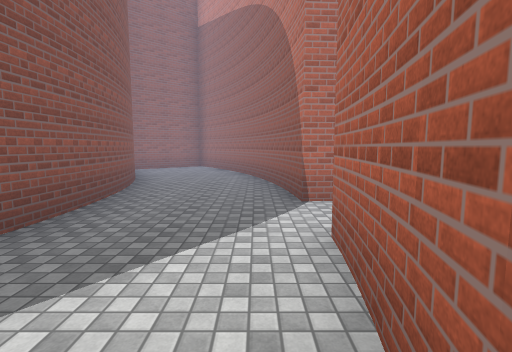
[1] (above)

24 first-person views from a walk through a 3-D level made in the Unity game engine. The camera is 1.5 m above the floor, tilts 6° down and sees 85° across. The floor is counted in squares, 2 m on a side. Each view is taken from the middle of a square. On the plan, view 1 faces up. The plan holds only what a view shows up to about 10 squares ahead; the rest is blank. The place goes on beyond the plan. The player is left out. Surface patterns are stand-ins for the level's own textures.

[2]
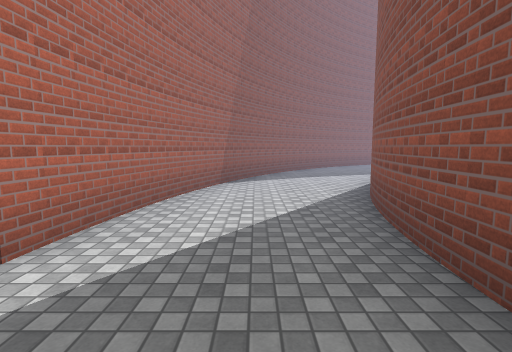

[3]
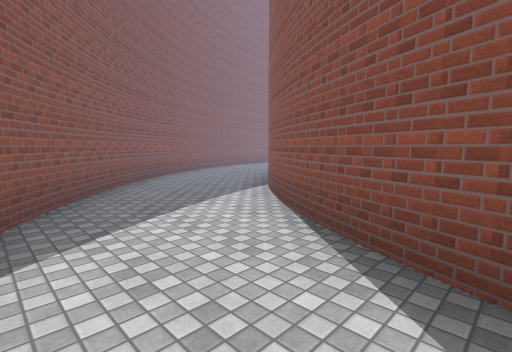

[4]
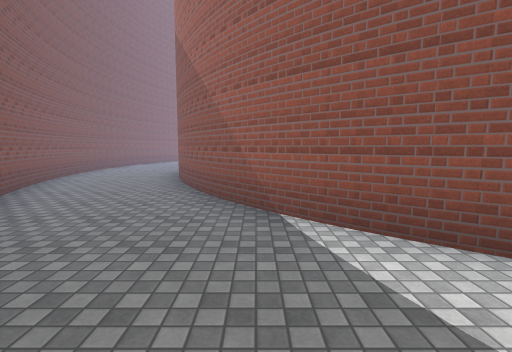

[5]
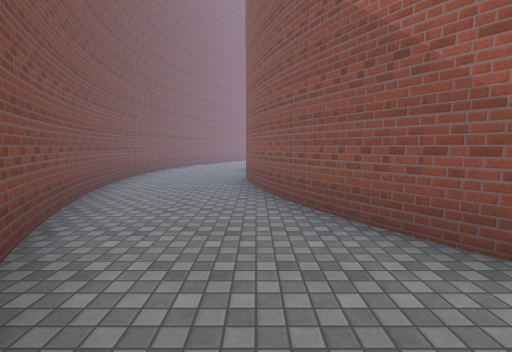

[6]
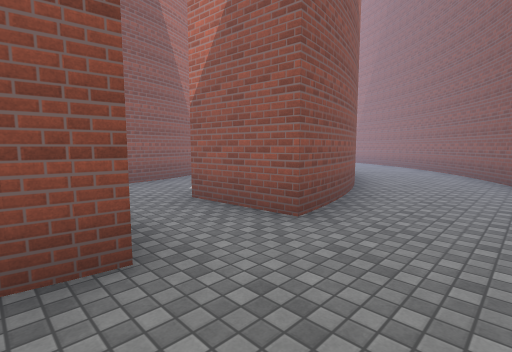

[7]
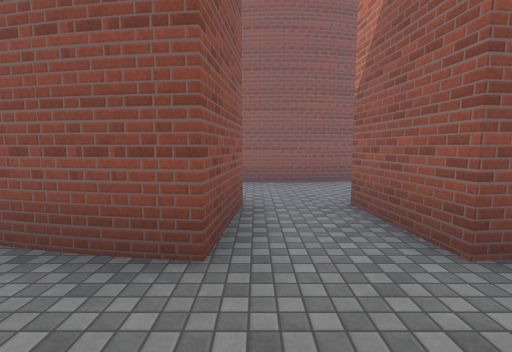

[8]
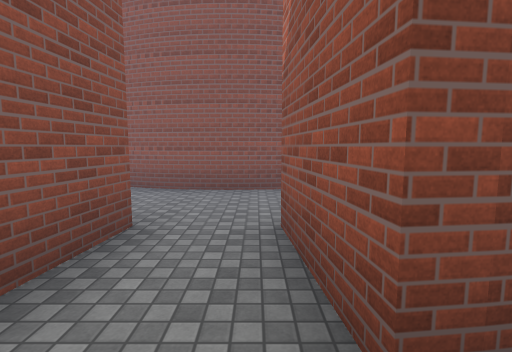

[9]
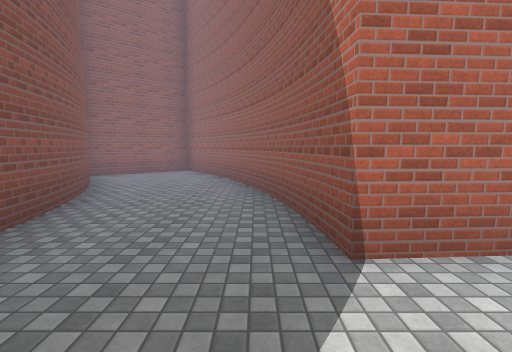

[10]
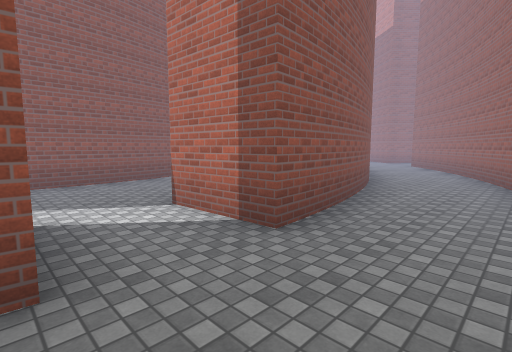

[11]
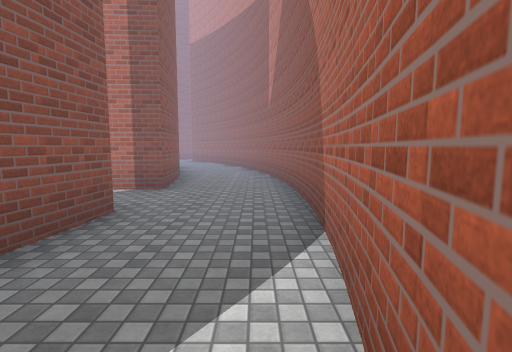

[12]
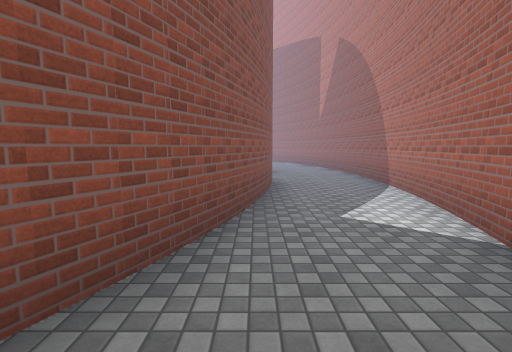

[13]
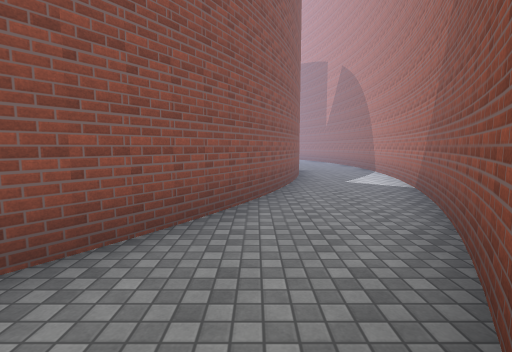

[14]
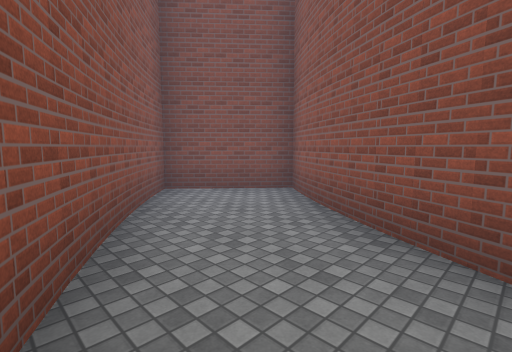

[15]
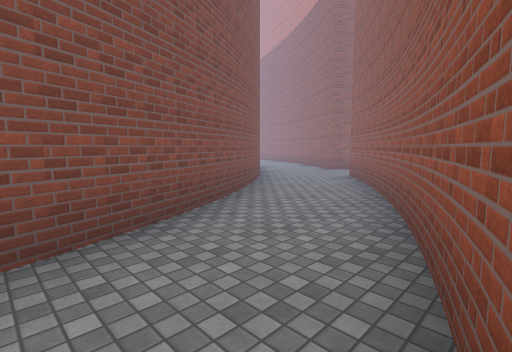

[16]
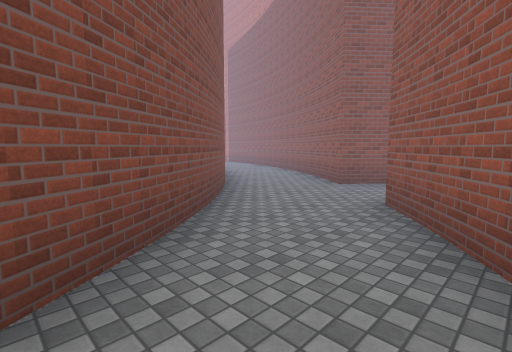

[17]
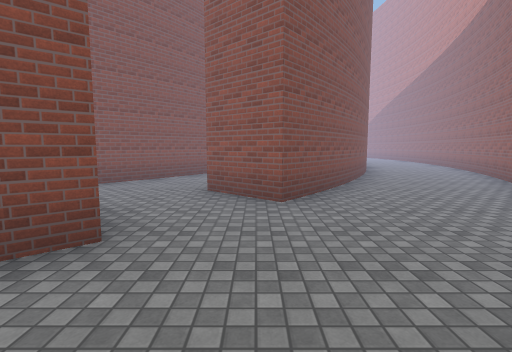

[18]
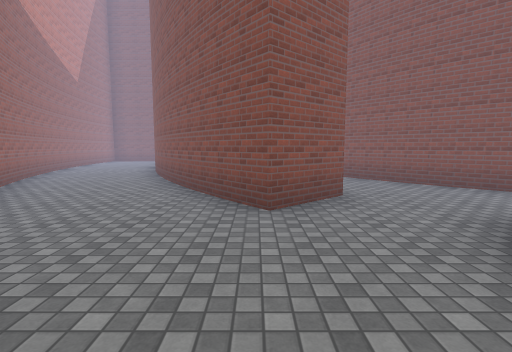

[19]
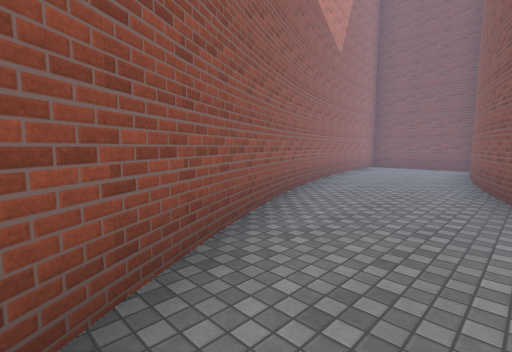

[20]
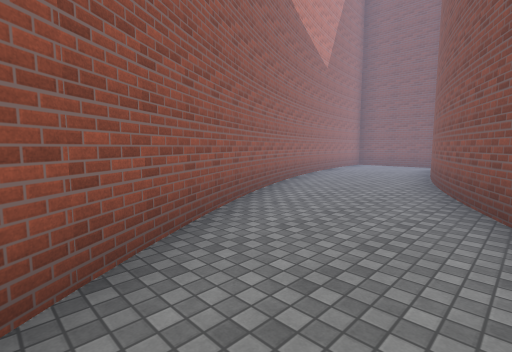

[21]
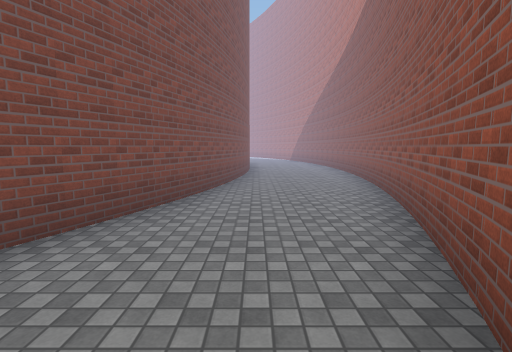

[22]
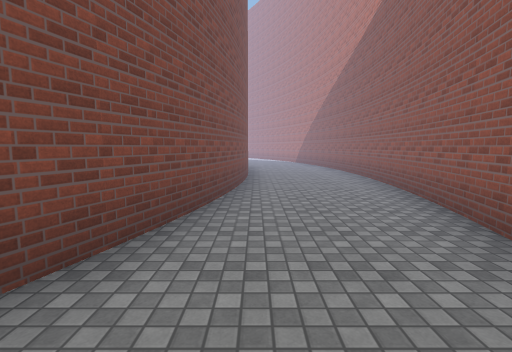

[23]
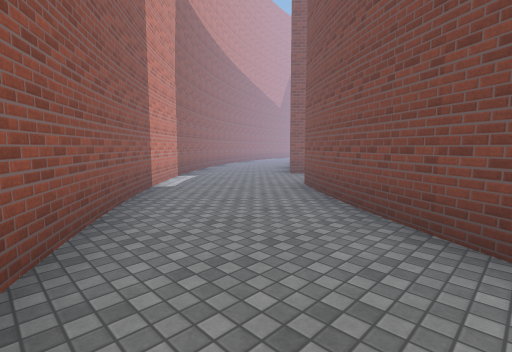

[24]
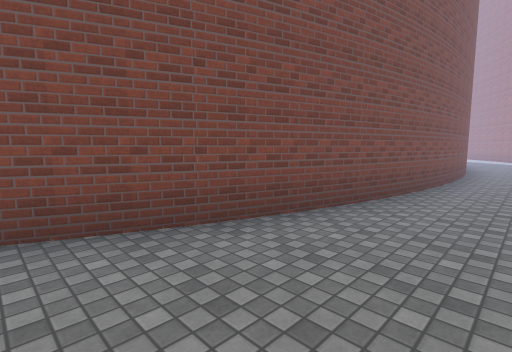

### Floor plan
Key: @ floor where view 1 was taken; # wall or solid block; . floor.
Columns run from 14 left of view 1 to 10 right of it. Each row starts with its distance up from view 1.
 24 #########
 23 ........####
 22 ...........###
 21 .............###
 20  ########......##
 19         ###.....##
 18          ####....##
 17          ..###....##
 16          ...###....##
 15           ..........#
 14           ##...##...##
 13            ##...##...##
 12            ###..##....#
 11            ####..##...#
 10          ###.##..##...##
  9          #...###..##...#
  8            ...##..##...#
  7            #..##...#...#
  6            #...##..##..##
  5            #...##..# ...#
  4            #...##..# ...#
  3            #.......######
  2            #...##..#
  1            #...##..#
  0            #..@##..#
 -1     ##    ##..##...#
 -2  ####.   ##...##..##
 -3  ....   ##...###..#
 -4   ...  ##....##..##
 -5  #..####....##...#
 -6 ##..##.....###..##
 -7 ..........## ##.#
 -8 ........###   ###
 -9 #########

Positions as (right, up) in squares from view 1, and headings:
1: (0, 0), facing up
2: (-1, 4), facing down
3: (-1, 0), facing down-left
4: (-2, -4), facing left
5: (-4, -6), facing left
6: (-13, -8), facing up-right
7: (-12, -8), facing up
8: (-11, -7), facing up
9: (0, 2), facing up
10: (4, 2), facing up-left
11: (4, -1), facing up
12: (2, -4), facing up
13: (1, -7), facing up
14: (3, -3), facing down-left
15: (4, 7), facing up-left
16: (2, 10), facing up-left
17: (4, 16), facing left
18: (2, 18), facing down
19: (5, 14), facing down-right
20: (4, 15), facing down-right
21: (-2, 21), facing left
22: (-4, 21), facing left
23: (-3, 21), facing down-right
24: (-4, 22), facing down-left
